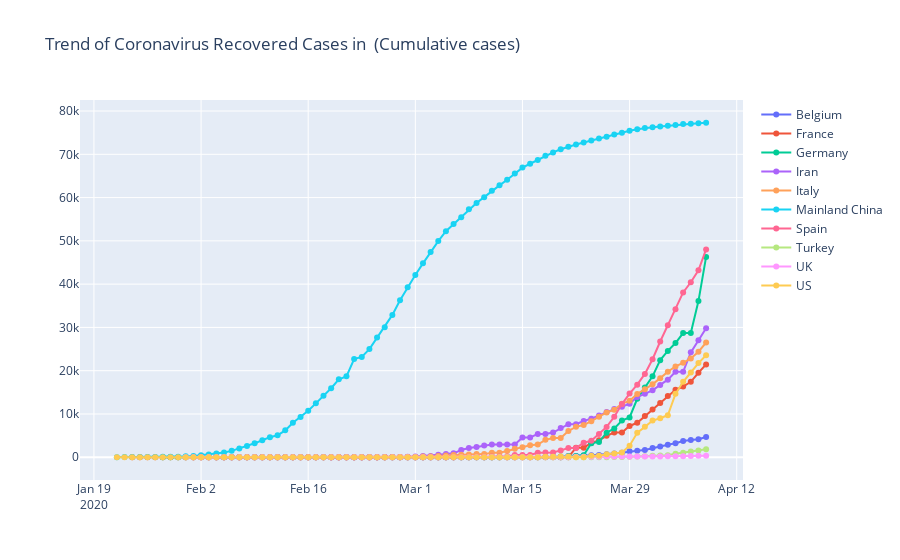

Source (notebook cell):
### Code cell
plot1, plot2 = compare_countries(10, 'Recovered', corona_19_data)
plot1.show()
